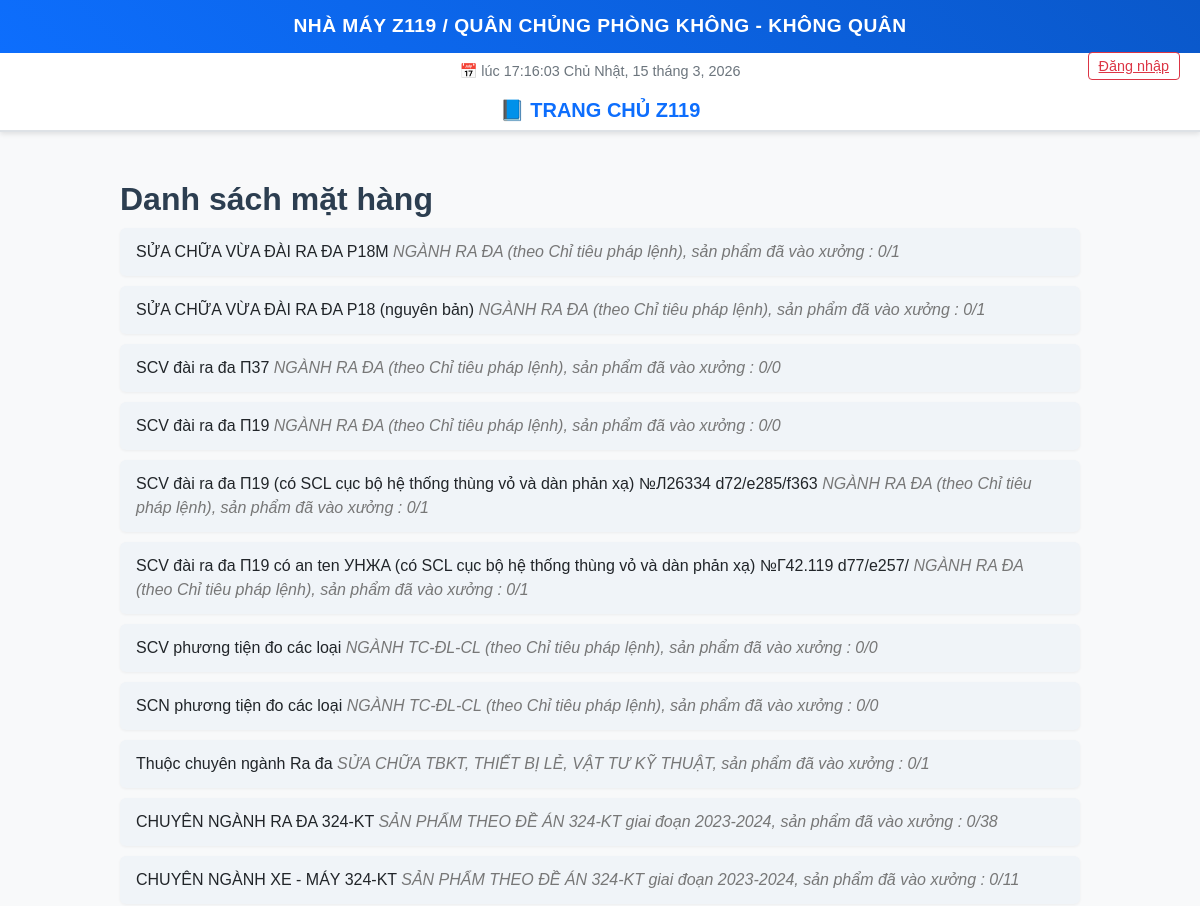
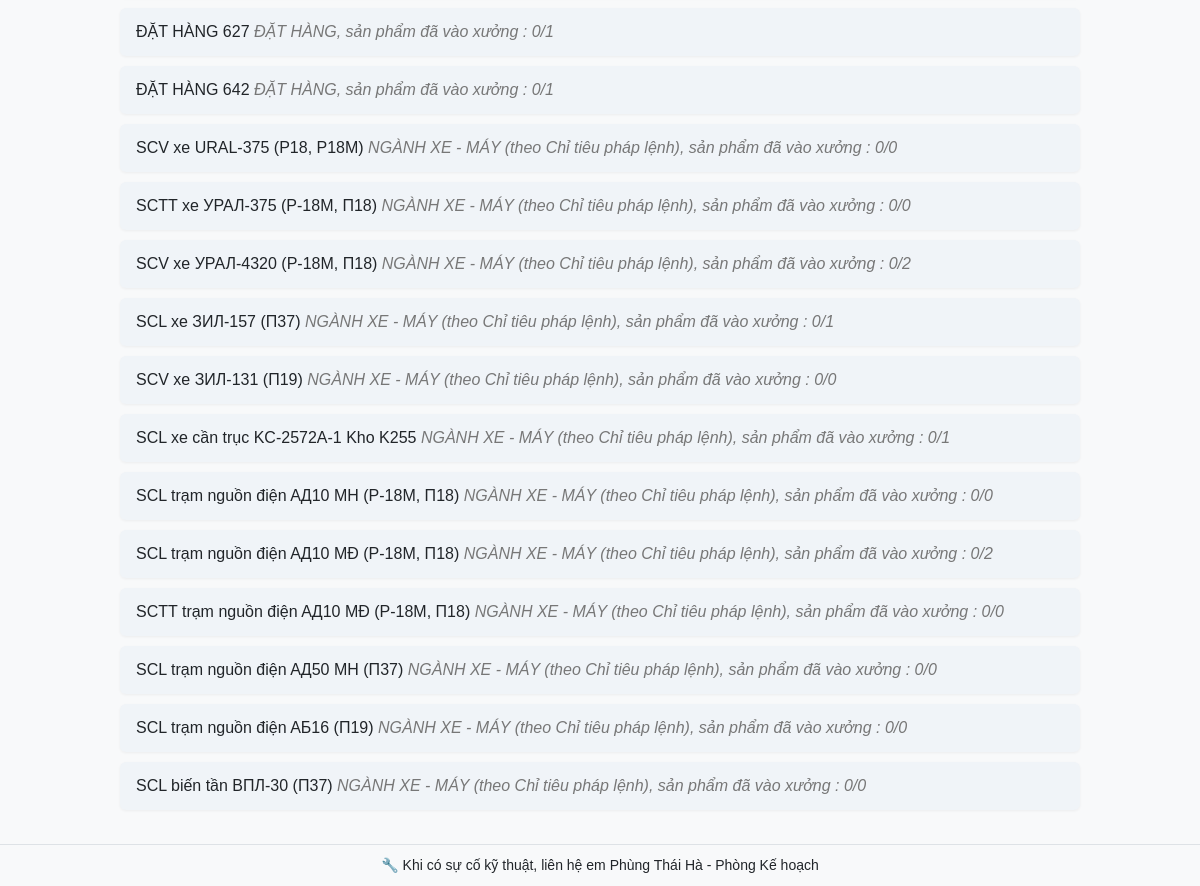
/D2SX/product_item_list/, run on the app's committed database (2 pictures, top to bottom).
### D2SX/models.py (models this page shows, shortened)
class ProductItem(models.Model):
    name = models.CharField(max_length=100)
    group = models.ForeignKey(ProductGroup, on_delete=models.CASCADE, related_name='items')
    quantity = models.PositiveIntegerField(default=0)
    unit_price = models.IntegerField(default=0)

class ProductGroup(models.Model):
    name = models.CharField(max_length=100)

### D2SX/views.py (the view)
# urls.py: path('product_item_list/', views.product_item_list, name='product_item_list'),
def product_item_list(request):
    product_items = ProductItem.objects.all()
    for item in product_items:
        products = item.products.all()
        item.total_products = products.count()
        item.started_products = products.filter(start_date__isnull=False).count()
    return render(request, 'product_item_list.html', {'product_items': product_items})

### D2SX/context_processors.py (called while the page is built)
def leader_name_processor(request):
    if request.user.is_authenticated:
        return {'leader_name': request.user.get_full_name() or request.user.username}
    return {}

### DKQSZ119/context_processors.py (called while the page is built)
def leader_name_processor(request):
    if request.user.is_authenticated:
        return {'leader_name': request.user.get_full_name() or request.user.username}
    return {}

### D2SX/templates/product_item_list.html (shortened to what this page needs)
{% extends 'base.html' %}
{% block content %}
<h2>Danh sách mặt hàng</h2>
<ul>
  {% for item in product_items %}
    <li>
        {{ item.name }}
        <span>
            {{ item.group.name }}, sản phẩm đã vào xưởng : {{ item.started_products }}/{{ item.total_products }}
        </span>
    </li>
  {% endfor %}
</ul>
{% endblock %}

### DKQSZ119/templates/base.html (shortened to what this page needs)
{% load static %}
{% load tz %}
<!DOCTYPE html>
<html lang="vi">
<head>
<link href="{% static 'css/bootstrap.min.css' %}" rel="stylesheet">
</head>
<body>
    <div id="header-fixd">
        <div class="header-bar">
            NHÀ MÁY Z119 / QUÂN CHỦNG PHÒNG KHÔNG - KHÔNG QUÂN
        </div>
        <p id="vietnam-time"></p>
        <div class="navbar-custom">
            <a class="navbar-brand" href="{% url 'home_redirect' %}">📘 TRANG CHỦ Z119</a>
            <div class="navbar-right">
                {% if user.is_authenticated %}
                    <span>👤 Chào anh {{ leader_name }}</span>
                    <a class="btn-link" href="{% url 'logout' %}">Đăng xuất</a>
                {% else %}
                    <a class="btn-link" href="{% url 'login' %}">Đăng nhập</a>
                {% endif %}
            </div>
        </div>
    </div>
    <main class="main-container">
        {% block content %}
        {% endblock %}
    </main>
    <footer class="footer">
        🔧 Khi có sự cố kỹ thuật, liên hệ em Phùng Thái Hà - Phòng Kế hoạch
    </footer>
</body>
</html>

### DKQSZ119/templates/base.html (style rules this page uses)
body { background-color: #f8f9fa; margin: 0; padding: 150px 0 60px 0; font-family: Arial, sans-serif; }
a { text-decoration: none; color: inherit; }
#header-fixd { position: fixed; top: 0; left: 0; width: 100%; z-index: 1050; background-color: #fff; border-bottom: 1px solid #dee2e6; box-shadow: 0 2px 5px rgba(0,0,0,0.1); }
.header-bar { background: linear-gradient(45deg, #0d6efd, #0a58ca); color: #fff; padding: 0.75rem 1rem; text-align: center; font-weight: 600; font-size: 1.2rem; letter-spacing: 0.5px; }
#vietnam-time { font-size: 0.9rem; color: #6c757d; margin: 0.5rem 0; text-align: center; }
.navbar-custom { background-color: #ffffff; border-bottom: 1px solid #dee2e6; text-align: center; padding: 5px 0; }
.navbar-brand { font-weight: bold; color: #0d6efd; font-size: 1.25rem; }
.navbar-right { position: absolute; right: 20px; top: 50%; transform: translateY(-50%); }
.navbar-right span, .navbar-right a { margin-left: 15px; font-size: 0.9rem; }
.btn-link { border: 1px solid #dc3545; color: #dc3545; padding: 5px 10px; border-radius: 4px; font-size: 0.9rem; background-color: transparent; cursor: pointer; }
.main-container { width: 90%; max-width: 960px; margin: 0 auto; }
.footer { position: fixed; bottom: 0; left: 0; width: 100%; background-color: #f8f9fa; font-size: 0.875rem; text-align: center; padding: 10px; border-top: 1px solid #dee2e6; z-index: 1050; }

### D2SX/templates/product_item_list.html (style rules this page uses)
h2 { margin-top: 30px; margin-bottom: 10px; color: #2c3e50; font-weight: bold; }
ul { list-style-type: none; padding-left: 0; }
li { background-color: #f0f4f8; margin-bottom: 10px; padding: 12px 16px; border-radius: 6px; box-shadow: 0 1px 3px rgba(0,0,0,0.05); font-size: 16px; }
li span { font-style: italic; color: #777; }

### data on the page
ProductItem: name "SỬA CHỮA VỪA ĐÀI RA ĐA P18M", group.name "NGÀNH RA ĐA (theo Chỉ tiêu pháp lệnh)", started_products "0", total_products "1"
ProductItem: name "SỬA CHỮA VỪA ĐÀI RA ĐA P18 (nguyên bản)", group.name "NGÀNH RA ĐA (theo Chỉ tiêu pháp lệnh)", started_products "0", total_products "1"
ProductItem: name "SCV đài ra đa П37", group.name "NGÀNH RA ĐA (theo Chỉ tiêu pháp lệnh)", started_products "0", total_products "0"
ProductItem: name "SCV đài ra đa П19", group.name "NGÀNH RA ĐA (theo Chỉ tiêu pháp lệnh)", started_products "0", total_products "0"
ProductItem: name "SCV đài ra đa П19 (có SCL cục bộ hệ thống thùng vỏ và dàn phản xạ) №Л26334 d72/e285/f363", group.name "NGÀNH RA ĐA (theo Chỉ tiêu pháp lệnh)", started_products "0", total_products "1"
ProductItem: name "SCV đài ra đa П19 có an ten УHЖA (có SCL cục bộ hệ thống thùng vỏ và dàn phản xạ) №Г42.119 d77/e257/", group.name "NGÀNH RA ĐA (theo Chỉ tiêu pháp lệnh)", started_products "0", total_products "1"
ProductItem: name "SCV phương tiện đo các loại", group.name "NGÀNH TC-ĐL-CL (theo Chỉ tiêu pháp lệnh)", started_products "0", total_products "0"
ProductItem: name "SCN phương tiện đo các loại", group.name "NGÀNH TC-ĐL-CL (theo Chỉ tiêu pháp lệnh)", started_products "0", total_products "0"
ProductItem: name "Thuộc chuyên ngành Ra đa", group.name "SỬA CHỮA TBKT, THIẾT BỊ LẺ, VẬT TƯ KỸ THUẬT", started_products "0", total_products "1"
ProductItem: name "CHUYÊN NGÀNH RA ĐA 324-KT", group.name "SẢN PHẨM THEO ĐỀ ÁN 324-KT giai đoạn 2023-2024", started_products "0", total_products "38"
ProductItem: name "CHUYÊN NGÀNH XE - MÁY 324-KT", group.name "SẢN PHẨM THEO ĐỀ ÁN 324-KT giai đoạn 2023-2024", started_products "0", total_products "11"
ProductItem: name "ĐẶT HÀNG 627", group.name "ĐẶT HÀNG", started_products "0", total_products "1"
ProductItem: name "ĐẶT HÀNG 642", group.name "ĐẶT HÀNG", started_products "0", total_products "1"
ProductItem: name "SCV xe URAL-375 (P18, P18M)", group.name "NGÀNH XE - MÁY (theo Chỉ tiêu pháp lệnh)", started_products "0", total_products "0"
ProductItem: name "SCTT xe УРАЛ-375 (P-18M, Π18)", group.name "NGÀNH XE - MÁY (theo Chỉ tiêu pháp lệnh)", started_products "0", total_products "0"
ProductItem: name "SCV xe УРАЛ-4320 (P-18M, Π18)", group.name "NGÀNH XE - MÁY (theo Chỉ tiêu pháp lệnh)", started_products "0", total_products "2"
ProductItem: name "SCL xe ЗИЛ-157 (Π37)", group.name "NGÀNH XE - MÁY (theo Chỉ tiêu pháp lệnh)", started_products "0", total_products "1"
ProductItem: name "SCV xe ЗИЛ-131 (Π19)", group.name "NGÀNH XE - MÁY (theo Chỉ tiêu pháp lệnh)", started_products "0", total_products "0"
ProductItem: name "SCL xe cần trục KC-2572A-1 Kho K255", group.name "NGÀNH XE - MÁY (theo Chỉ tiêu pháp lệnh)", started_products "0", total_products "1"
ProductItem: name "SCL trạm nguồn điện AД10 MH (P-18M, Π18)", group.name "NGÀNH XE - MÁY (theo Chỉ tiêu pháp lệnh)", started_products "0", total_products "0"
ProductItem: name "SCL trạm nguồn điện AД10 MĐ (P-18M, Π18)", group.name "NGÀNH XE - MÁY (theo Chỉ tiêu pháp lệnh)", started_products "0", total_products "2"
ProductItem: name "SCTT trạm nguồn điện AД10 MĐ (P-18M, Π18)", group.name "NGÀNH XE - MÁY (theo Chỉ tiêu pháp lệnh)", started_products "0", total_products "0"
ProductItem: name "SCL trạm nguồn điện AД50 MH (Π37)", group.name "NGÀNH XE - MÁY (theo Chỉ tiêu pháp lệnh)", started_products "0", total_products "0"
ProductItem: name "SCL trạm nguồn điện AБ16 (Π19)", group.name "NGÀNH XE - MÁY (theo Chỉ tiêu pháp lệnh)", started_products "0", total_products "0"
ProductItem: name "SCL biến tần BПЛ-30 (Π37)", group.name "NGÀNH XE - MÁY (theo Chỉ tiêu pháp lệnh)", started_products "0", total_products "0"
